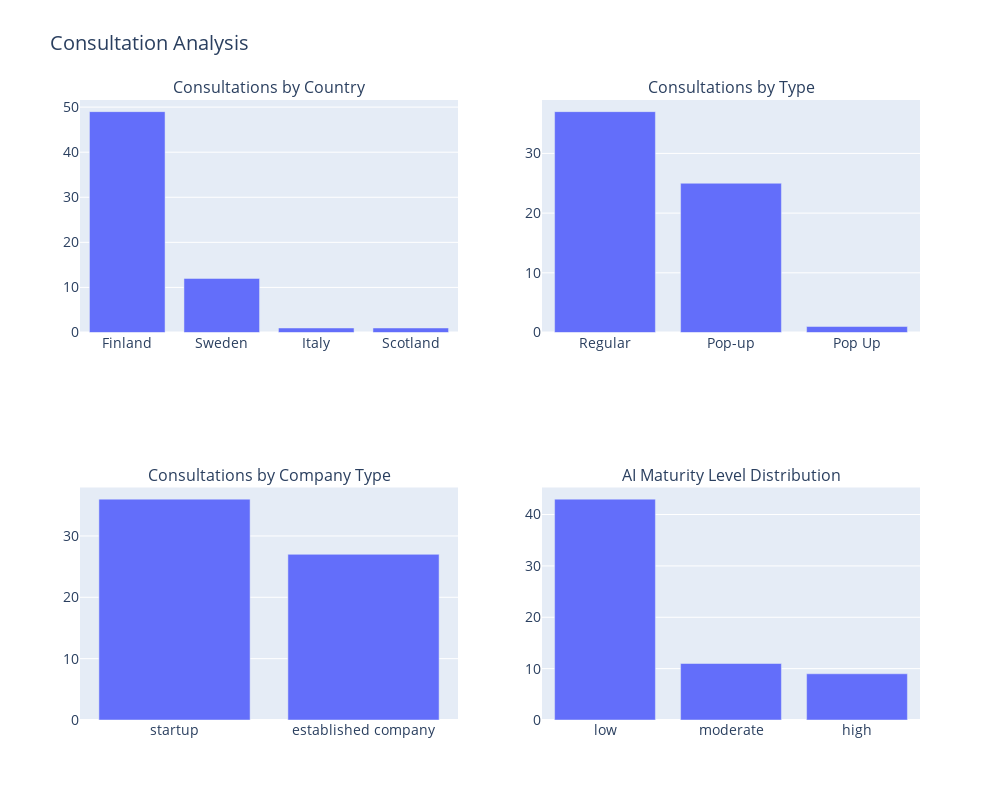

Notebook cell for this chart:
### Code cell
"""Creating graphs showing some basic statistics"""
import plotly.express as px
import plotly.subplots as sp

file_path = r"C:/Users/h02317/OneDrive - Haaga-Helia Oy Ab/Advisory sessions/Feedbacks/Need analysis sessions/need_analysis_summary.xlsx"  

data = pd.read_excel(file_path)
fig = sp.make_subplots(rows=2, cols=2, subplot_titles=("Consultations by Country", "Consultations by Type", 
                                                       "Consultations by Company Type", "AI Maturity Level Distribution"))

# Bar chart for 'country' sorted by descending count
country_counts = data['country'].value_counts().sort_values(ascending=False)
fig_country = px.bar(country_counts, x=country_counts.index, y=country_counts.values, 
                     labels={'x':'Country', 'y':'Count'})
for trace in fig_country.data:
    fig.add_trace(trace, row=1, col=1)

# Bar chart for 'consultation_type' sorted by descending count
consultation_type_counts = data['consultation_type'].value_counts().sort_values(ascending=False)
fig_consultation_type = px.bar(consultation_type_counts, x=consultation_type_counts.index, y=consultation_type_counts.values,
                               labels={'x':'Consultation Type', 'y':'Count'})
for trace in fig_consultation_type.data:
    fig.add_trace(trace, row=1, col=2)

# Bar chart for 'company_type' sorted by descending count
company_type_counts = data['company_type'].value_counts().sort_values(ascending=False)
fig_company_type = px.bar(company_type_counts, x=company_type_counts.index, y=company_type_counts.values,
                          labels={'x':'Company Type', 'y':'Count'})
for trace in fig_company_type.data:
    fig.add_trace(trace, row=2, col=1)

# Bar chart for 'ai_maturity_level' sorted by descending count
ai_maturity_counts = data['ai_maturity_level'].value_counts().sort_values(ascending=False)
fig_ai_maturity = px.bar(ai_maturity_counts, x=ai_maturity_counts.index, y=ai_maturity_counts.values,
                         labels={'x':'AI Maturity Level', 'y':'Count'})
for trace in fig_ai_maturity.data:
    fig.add_trace(trace, row=2, col=2)

fig.update_layout(height=800, width=1000, title_text="Consultation Analysis", 
                  font=dict(size=14), showlegend=False)

fig.show()

### Figure 1 — Plotly figure (JSON) as saved in the notebook; plotly's stock layout.template omitted (floating-point values rounded to 4 significant figures)
{"data": [{"alignmentgroup": "True", "hovertemplate": "country=%{x}<br>Count=%{y}<extra></extra>", "legendgroup": "", "marker": {"color": "#636efa", "pattern": {"shape": ""}}, "name": "", "offsetgroup": "", "orientation": "v", "showlegend": false, "textposition": "auto", "type": "bar", "x": ["Finland", "Sweden", "Italy", "Scotland"], "xaxis": "x", "y": [49, 12, 1, 1], "yaxis": "y"}, {"alignmentgroup": "True", "hovertemplate": "consultation_type=%{x}<br>Count=%{y}<extra></extra>", "legendgroup": "", "marker": {"color": "#636efa", "pattern": {"shape": ""}}, "name": "", "offsetgroup": "", "orientation": "v", "showlegend": false, "textposition": "auto", "type": "bar", "x": ["Regular", "Pop-up", "Pop Up"], "xaxis": "x2", "y": [37, 25, 1], "yaxis": "y2"}, {"alignmentgroup": "True", "hovertemplate": "company_type=%{x}<br>Count=%{y}<extra></extra>", "legendgroup": "", "marker": {"color": "#636efa", "pattern": {"shape": ""}}, "name": "", "offsetgroup": "", "orientation": "v", "showlegend": false, "textposition": "auto", "type": "bar", "x": ["startup", "established company"], "xaxis": "x3", "y": [36, 27], "yaxis": "y3"}, {"alignmentgroup": "True", "hovertemplate": "ai_maturity_level=%{x}<br>Count=%{y}<extra></extra>", "legendgroup": "", "marker": {"color": "#636efa", "pattern": {"shape": ""}}, "name": "", "offsetgroup": "", "orientation": "v", "showlegend": false, "textposition": "auto", "type": "bar", "x": ["low", "moderate", "high"], "xaxis": "x4", "y": [43, 11, 9], "yaxis": "y4"}], "layout": {"annotations": [{"font": {"size": 16}, "showarrow": false, "text": "Consultations by Country", "x": 0.225, "xanchor": "center", "xref": "paper", "y": 1, "yanchor": "bottom", "yref": "paper"}, {"font": {"size": 16}, "showarrow": false, "text": "Consultations by Type", "x": 0.775, "xanchor": "center", "xref": "paper", "y": 1, "yanchor": "bottom", "yref": "paper"}, {"font": {"size": 16}, "showarrow": false, "text": "Consultations by Company Type", "x": 0.225, "xanchor": "center", "xref": "paper", "y": 0.375, "yanchor": "bottom", "yref": "paper"}, {"font": {"size": 16}, "showarrow": false, "text": "AI Maturity Level Distribution", "x": 0.775, "xanchor": "center", "xref": "paper", "y": 0.375, "yanchor": "bottom", "yref": "paper"}], "font": {"size": 14}, "height": 800, "showlegend": false, "title": {"text": "Consultation Analysis"}, "width": 1000, "xaxis": {"anchor": "y", "autorange": true, "domain": [0, 0.45], "range": [-0.5, 3.5], "type": "category"}, "xaxis2": {"anchor": "y2", "autorange": true, "domain": [0.55, 1], "range": [-0.5, 2.5], "type": "category"}, "xaxis3": {"anchor": "y3", "autorange": true, "domain": [0, 0.45], "range": [-0.5, 1.5], "type": "category"}, "xaxis4": {"anchor": "y4", "autorange": true, "domain": [0.55, 1], "range": [-0.5, 2.5], "type": "category"}, "yaxis": {"anchor": "x", "autorange": true, "domain": [0.625, 1], "range": [0, 51.58], "type": "linear"}, "yaxis2": {"anchor": "x2", "autorange": true, "domain": [0.625, 1], "range": [0, 38.95], "type": "linear"}, "yaxis3": {"anchor": "x3", "autorange": true, "domain": [0, 0.375], "range": [0, 37.89], "type": "linear"}, "yaxis4": {"anchor": "x4", "autorange": true, "domain": [0, 0.375], "range": [0, 45.26], "type": "linear"}}}
